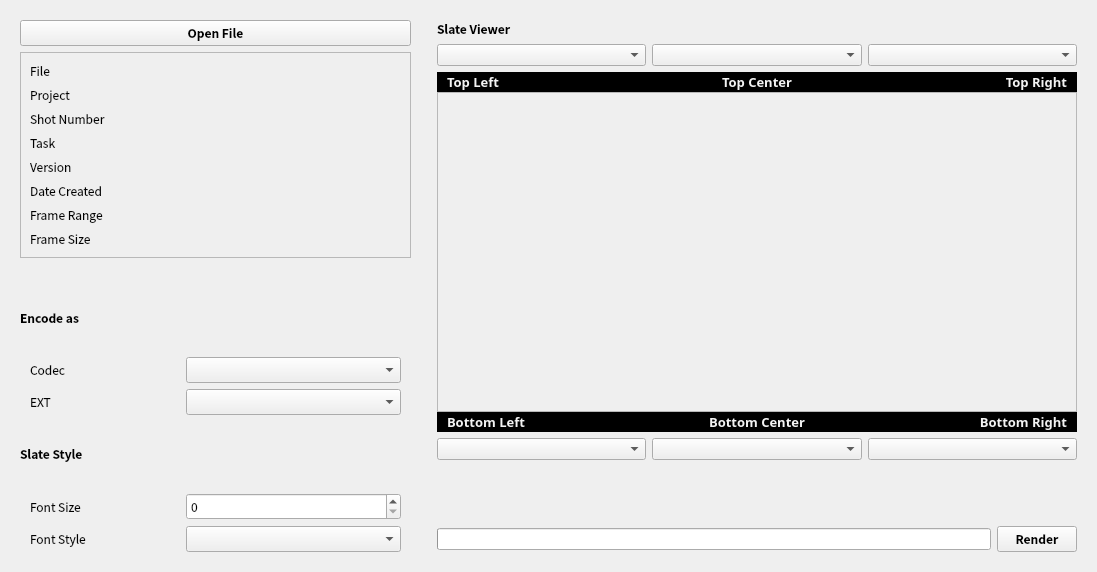
<?xml version="1.0" encoding="UTF-8"?>
<ui version="4.0">
 <class>Form</class>
 <widget class="QWidget" name="Form">
  <property name="geometry">
   <rect>
    <x>0</x>
    <y>0</y>
    <width>1097</width>
    <height>572</height>
   </rect>
  </property>
  <property name="windowTitle">
   <string>Form</string>
  </property>
  <layout class="QHBoxLayout" name="horizontalLayout">
   <property name="leftMargin">
    <number>20</number>
   </property>
   <property name="topMargin">
    <number>20</number>
   </property>
   <property name="rightMargin">
    <number>20</number>
   </property>
   <property name="bottomMargin">
    <number>20</number>
   </property>
   <item>
    <layout class="QVBoxLayout" name="verticalLayout">
     <item>
      <widget class="QPushButton" name="pushButton_open_file">
       <property name="font">
        <font>
         <family>Noto Sans CJK SC</family>
         <bold>true</bold>
        </font>
       </property>
       <property name="text">
        <string>Open File</string>
       </property>
      </widget>
     </item>
     <item>
      <widget class="QFrame" name="frame">
       <property name="frameShape">
        <enum>QFrame::StyledPanel</enum>
       </property>
       <property name="frameShadow">
        <enum>QFrame::Raised</enum>
       </property>
       <layout class="QVBoxLayout" name="verticalLayout_3">
        <item>
         <layout class="QGridLayout" name="gridLayout">
          <item row="6" column="0">
           <widget class="QLabel" name="label_24">
            <property name="sizePolicy">
             <sizepolicy hsizetype="Expanding" vsizetype="Preferred">
              <horstretch>0</horstretch>
              <verstretch>0</verstretch>
             </sizepolicy>
            </property>
            <property name="maximumSize">
             <size>
              <width>150</width>
              <height>16777215</height>
             </size>
            </property>
            <property name="font">
             <font>
              <family>Noto Sans CJK SC</family>
             </font>
            </property>
            <property name="text">
             <string>Frame Range</string>
            </property>
           </widget>
          </item>
          <item row="1" column="1">
           <widget class="QLabel" name="label_project">
            <property name="font">
             <font>
              <family>Noto Sans CJK SC</family>
             </font>
            </property>
            <property name="text">
             <string/>
            </property>
           </widget>
          </item>
          <item row="3" column="0">
           <widget class="QLabel" name="label_6">
            <property name="sizePolicy">
             <sizepolicy hsizetype="Expanding" vsizetype="Preferred">
              <horstretch>0</horstretch>
              <verstretch>0</verstretch>
             </sizepolicy>
            </property>
            <property name="maximumSize">
             <size>
              <width>150</width>
              <height>16777215</height>
             </size>
            </property>
            <property name="font">
             <font>
              <family>Noto Sans CJK SC</family>
             </font>
            </property>
            <property name="text">
             <string>Task</string>
            </property>
           </widget>
          </item>
          <item row="0" column="0">
           <widget class="QLabel" name="label_3">
            <property name="sizePolicy">
             <sizepolicy hsizetype="Expanding" vsizetype="Preferred">
              <horstretch>0</horstretch>
              <verstretch>0</verstretch>
             </sizepolicy>
            </property>
            <property name="maximumSize">
             <size>
              <width>150</width>
              <height>16777215</height>
             </size>
            </property>
            <property name="font">
             <font>
              <family>Noto Sans CJK SC</family>
             </font>
            </property>
            <property name="text">
             <string>File</string>
            </property>
           </widget>
          </item>
          <item row="4" column="0">
           <widget class="QLabel" name="label_20">
            <property name="sizePolicy">
             <sizepolicy hsizetype="Expanding" vsizetype="Preferred">
              <horstretch>0</horstretch>
              <verstretch>0</verstretch>
             </sizepolicy>
            </property>
            <property name="maximumSize">
             <size>
              <width>150</width>
              <height>16777215</height>
             </size>
            </property>
            <property name="font">
             <font>
              <family>Noto Sans CJK SC</family>
             </font>
            </property>
            <property name="text">
             <string>Version</string>
            </property>
           </widget>
          </item>
          <item row="4" column="1">
           <widget class="QLabel" name="label_ver">
            <property name="font">
             <font>
              <family>Noto Sans CJK SC</family>
             </font>
            </property>
            <property name="text">
             <string/>
            </property>
           </widget>
          </item>
          <item row="1" column="0">
           <widget class="QLabel" name="label_4">
            <property name="sizePolicy">
             <sizepolicy hsizetype="Expanding" vsizetype="Preferred">
              <horstretch>0</horstretch>
              <verstretch>0</verstretch>
             </sizepolicy>
            </property>
            <property name="maximumSize">
             <size>
              <width>150</width>
              <height>16777215</height>
             </size>
            </property>
            <property name="font">
             <font>
              <family>Noto Sans CJK SC</family>
             </font>
            </property>
            <property name="text">
             <string>Project</string>
            </property>
           </widget>
          </item>
          <item row="6" column="1">
           <widget class="QLabel" name="label_frame_range">
            <property name="font">
             <font>
              <family>Noto Sans CJK SC</family>
             </font>
            </property>
            <property name="text">
             <string/>
            </property>
           </widget>
          </item>
          <item row="0" column="1">
           <widget class="QLabel" name="label_file">
            <property name="font">
             <font>
              <family>Noto Sans CJK SC</family>
             </font>
            </property>
            <property name="text">
             <string/>
            </property>
           </widget>
          </item>
          <item row="3" column="1">
           <widget class="QLabel" name="label_task">
            <property name="font">
             <font>
              <family>Noto Sans CJK SC</family>
             </font>
            </property>
            <property name="text">
             <string/>
            </property>
           </widget>
          </item>
          <item row="2" column="1">
           <widget class="QLabel" name="label_shot_num">
            <property name="font">
             <font>
              <family>Noto Sans CJK SC</family>
             </font>
            </property>
            <property name="text">
             <string/>
            </property>
           </widget>
          </item>
          <item row="7" column="0">
           <widget class="QLabel" name="label_26">
            <property name="sizePolicy">
             <sizepolicy hsizetype="Expanding" vsizetype="Preferred">
              <horstretch>0</horstretch>
              <verstretch>0</verstretch>
             </sizepolicy>
            </property>
            <property name="maximumSize">
             <size>
              <width>150</width>
              <height>16777215</height>
             </size>
            </property>
            <property name="font">
             <font>
              <family>Noto Sans CJK SC</family>
             </font>
            </property>
            <property name="text">
             <string>Frame Size</string>
            </property>
           </widget>
          </item>
          <item row="7" column="1">
           <widget class="QLabel" name="label_frame_size">
            <property name="font">
             <font>
              <family>Noto Sans CJK SC</family>
             </font>
            </property>
            <property name="text">
             <string/>
            </property>
           </widget>
          </item>
          <item row="2" column="0">
           <widget class="QLabel" name="label_5">
            <property name="sizePolicy">
             <sizepolicy hsizetype="Expanding" vsizetype="Preferred">
              <horstretch>0</horstretch>
              <verstretch>0</verstretch>
             </sizepolicy>
            </property>
            <property name="maximumSize">
             <size>
              <width>150</width>
              <height>16777215</height>
             </size>
            </property>
            <property name="font">
             <font>
              <family>Noto Sans CJK SC</family>
             </font>
            </property>
            <property name="text">
             <string>Shot Number</string>
            </property>
           </widget>
          </item>
          <item row="5" column="0">
           <widget class="QLabel" name="label_22">
            <property name="sizePolicy">
             <sizepolicy hsizetype="Expanding" vsizetype="Preferred">
              <horstretch>0</horstretch>
              <verstretch>0</verstretch>
             </sizepolicy>
            </property>
            <property name="maximumSize">
             <size>
              <width>150</width>
              <height>16777215</height>
             </size>
            </property>
            <property name="font">
             <font>
              <family>Noto Sans CJK SC</family>
             </font>
            </property>
            <property name="text">
             <string>Date Created</string>
            </property>
           </widget>
          </item>
          <item row="5" column="1">
           <widget class="QLabel" name="label_date">
            <property name="font">
             <font>
              <family>Noto Sans CJK SC</family>
             </font>
            </property>
            <property name="text">
             <string/>
            </property>
           </widget>
          </item>
         </layout>
        </item>
       </layout>
      </widget>
     </item>
     <item>
      <spacer name="verticalSpacer_2">
       <property name="orientation">
        <enum>Qt::Vertical</enum>
       </property>
       <property name="sizeType">
        <enum>QSizePolicy::Fixed</enum>
       </property>
       <property name="sizeHint" stdset="0">
        <size>
         <width>10</width>
         <height>20</height>
        </size>
       </property>
      </spacer>
     </item>
     <item>
      <widget class="QLabel" name="label_13">
       <property name="font">
        <font>
         <family>Noto Sans CJK SC</family>
         <bold>true</bold>
        </font>
       </property>
       <property name="text">
        <string>Encode as</string>
       </property>
      </widget>
     </item>
     <item>
      <layout class="QHBoxLayout" name="horizontalLayout_2">
       <property name="leftMargin">
        <number>10</number>
       </property>
       <property name="rightMargin">
        <number>10</number>
       </property>
       <item>
        <widget class="QLabel" name="label">
         <property name="sizePolicy">
          <sizepolicy hsizetype="Expanding" vsizetype="Preferred">
           <horstretch>0</horstretch>
           <verstretch>0</verstretch>
          </sizepolicy>
         </property>
         <property name="maximumSize">
          <size>
           <width>150</width>
           <height>16777215</height>
          </size>
         </property>
         <property name="font">
          <font>
           <family>Noto Sans CJK SC</family>
          </font>
         </property>
         <property name="text">
          <string>Codec</string>
         </property>
        </widget>
       </item>
       <item>
        <widget class="QComboBox" name="comboBox_codec">
         <property name="font">
          <font>
           <family>Noto Sans CJK SC</family>
          </font>
         </property>
        </widget>
       </item>
      </layout>
     </item>
     <item>
      <layout class="QHBoxLayout" name="horizontalLayout_4">
       <property name="leftMargin">
        <number>10</number>
       </property>
       <property name="rightMargin">
        <number>10</number>
       </property>
       <item>
        <widget class="QLabel" name="label_2">
         <property name="sizePolicy">
          <sizepolicy hsizetype="Expanding" vsizetype="Preferred">
           <horstretch>0</horstretch>
           <verstretch>0</verstretch>
          </sizepolicy>
         </property>
         <property name="maximumSize">
          <size>
           <width>150</width>
           <height>16777215</height>
          </size>
         </property>
         <property name="font">
          <font>
           <family>Noto Sans CJK SC</family>
          </font>
         </property>
         <property name="text">
          <string>EXT</string>
         </property>
        </widget>
       </item>
       <item>
        <widget class="QComboBox" name="comboBox_ext">
         <property name="font">
          <font>
           <family>Noto Sans CJK SC</family>
          </font>
         </property>
        </widget>
       </item>
      </layout>
     </item>
     <item>
      <widget class="QLabel" name="label_28">
       <property name="font">
        <font>
         <family>Noto Sans CJK SC</family>
         <bold>true</bold>
        </font>
       </property>
       <property name="text">
        <string>Slate Style</string>
       </property>
      </widget>
     </item>
     <item>
      <layout class="QHBoxLayout" name="horizontalLayout_6">
       <property name="leftMargin">
        <number>10</number>
       </property>
       <property name="rightMargin">
        <number>10</number>
       </property>
       <item>
        <widget class="QLabel" name="label_11">
         <property name="sizePolicy">
          <sizepolicy hsizetype="Expanding" vsizetype="Preferred">
           <horstretch>0</horstretch>
           <verstretch>0</verstretch>
          </sizepolicy>
         </property>
         <property name="maximumSize">
          <size>
           <width>150</width>
           <height>16777215</height>
          </size>
         </property>
         <property name="font">
          <font>
           <family>Noto Sans CJK SC</family>
          </font>
         </property>
         <property name="text">
          <string>Font Size</string>
         </property>
        </widget>
       </item>
       <item>
        <widget class="QSpinBox" name="spinBox_font_size">
         <property name="font">
          <font>
           <family>Noto Sans CJK SC</family>
          </font>
         </property>
        </widget>
       </item>
      </layout>
     </item>
     <item>
      <layout class="QHBoxLayout" name="horizontalLayout_8">
       <property name="leftMargin">
        <number>10</number>
       </property>
       <property name="rightMargin">
        <number>10</number>
       </property>
       <item>
        <widget class="QLabel" name="label_12">
         <property name="sizePolicy">
          <sizepolicy hsizetype="Expanding" vsizetype="Preferred">
           <horstretch>0</horstretch>
           <verstretch>0</verstretch>
          </sizepolicy>
         </property>
         <property name="maximumSize">
          <size>
           <width>150</width>
           <height>16777215</height>
          </size>
         </property>
         <property name="font">
          <font>
           <family>Noto Sans CJK SC</family>
          </font>
         </property>
         <property name="text">
          <string>Font Style</string>
         </property>
        </widget>
       </item>
       <item>
        <widget class="QComboBox" name="comboBox_font_style">
         <property name="font">
          <font>
           <family>Noto Sans CJK SC</family>
          </font>
         </property>
        </widget>
       </item>
      </layout>
     </item>
    </layout>
   </item>
   <item>
    <spacer name="horizontalSpacer">
     <property name="orientation">
      <enum>Qt::Horizontal</enum>
     </property>
     <property name="sizeType">
      <enum>QSizePolicy::Fixed</enum>
     </property>
     <property name="sizeHint" stdset="0">
      <size>
       <width>20</width>
       <height>20</height>
      </size>
     </property>
    </spacer>
   </item>
   <item>
    <layout class="QVBoxLayout" name="verticalLayout_2">
     <property name="bottomMargin">
      <number>0</number>
     </property>
     <item>
      <widget class="QLabel" name="label_29">
       <property name="sizePolicy">
        <sizepolicy hsizetype="Preferred" vsizetype="Preferred">
         <horstretch>0</horstretch>
         <verstretch>0</verstretch>
        </sizepolicy>
       </property>
       <property name="maximumSize">
        <size>
         <width>16777215</width>
         <height>16777215</height>
        </size>
       </property>
       <property name="font">
        <font>
         <family>Noto Sans CJK SC</family>
         <bold>true</bold>
        </font>
       </property>
       <property name="text">
        <string>Slate Viewer</string>
       </property>
      </widget>
     </item>
     <item>
      <layout class="QHBoxLayout" name="horizontalLayout_10">
       <item>
        <widget class="QComboBox" name="comboBox_top_left"/>
       </item>
       <item>
        <widget class="QComboBox" name="comboBox_top_center"/>
       </item>
       <item>
        <widget class="QComboBox" name="comboBox_top_right"/>
       </item>
      </layout>
     </item>
     <item>
      <widget class="QWidget" name="widget_thumbnail" native="true">
       <property name="sizePolicy">
        <sizepolicy hsizetype="Minimum" vsizetype="Minimum">
         <horstretch>0</horstretch>
         <verstretch>0</verstretch>
        </sizepolicy>
       </property>
       <property name="minimumSize">
        <size>
         <width>640</width>
         <height>360</height>
        </size>
       </property>
       <property name="maximumSize">
        <size>
         <width>640</width>
         <height>360</height>
        </size>
       </property>
       <layout class="QVBoxLayout" name="verticalLayout_5">
        <property name="spacing">
         <number>0</number>
        </property>
        <property name="leftMargin">
         <number>0</number>
        </property>
        <property name="topMargin">
         <number>0</number>
        </property>
        <property name="rightMargin">
         <number>0</number>
        </property>
        <property name="bottomMargin">
         <number>0</number>
        </property>
        <item>
         <widget class="QFrame" name="frame_3">
          <property name="sizePolicy">
           <sizepolicy hsizetype="Expanding" vsizetype="Minimum">
            <horstretch>0</horstretch>
            <verstretch>0</verstretch>
           </sizepolicy>
          </property>
          <property name="minimumSize">
           <size>
            <width>0</width>
            <height>20</height>
           </size>
          </property>
          <property name="maximumSize">
           <size>
            <width>16777215</width>
            <height>20</height>
           </size>
          </property>
          <property name="styleSheet">
           <string notr="true">background-color: rgb(0, 0, 0);</string>
          </property>
          <property name="frameShape">
           <enum>QFrame::StyledPanel</enum>
          </property>
          <property name="frameShadow">
           <enum>QFrame::Raised</enum>
          </property>
          <layout class="QHBoxLayout" name="horizontalLayout_3">
           <property name="topMargin">
            <number>0</number>
           </property>
           <property name="bottomMargin">
            <number>0</number>
           </property>
           <item>
            <widget class="QLabel" name="label_top_left">
             <property name="font">
              <font>
               <family>Courier Prime</family>
               <pointsize>10</pointsize>
               <bold>true</bold>
              </font>
             </property>
             <property name="styleSheet">
              <string notr="true">color: rgb(243, 243, 243);</string>
             </property>
             <property name="text">
              <string>Top Left</string>
             </property>
            </widget>
           </item>
           <item>
            <widget class="QLabel" name="label_top_center">
             <property name="font">
              <font>
               <family>Courier Prime</family>
               <pointsize>10</pointsize>
               <italic>false</italic>
               <bold>true</bold>
              </font>
             </property>
             <property name="styleSheet">
              <string notr="true">color: rgb(243, 243, 243);</string>
             </property>
             <property name="text">
              <string>Top Center</string>
             </property>
             <property name="alignment">
              <set>Qt::AlignCenter</set>
             </property>
            </widget>
           </item>
           <item>
            <widget class="QLabel" name="label_top_right">
             <property name="font">
              <font>
               <family>Courier Prime</family>
               <pointsize>10</pointsize>
               <bold>true</bold>
              </font>
             </property>
             <property name="styleSheet">
              <string notr="true">color: rgb(243, 243, 243);</string>
             </property>
             <property name="text">
              <string>Top Right</string>
             </property>
             <property name="alignment">
              <set>Qt::AlignRight|Qt::AlignTrailing|Qt::AlignVCenter</set>
             </property>
            </widget>
           </item>
          </layout>
         </widget>
        </item>
        <item>
         <widget class="QFrame" name="frame_2">
          <property name="frameShape">
           <enum>QFrame::StyledPanel</enum>
          </property>
          <property name="frameShadow">
           <enum>QFrame::Raised</enum>
          </property>
          <layout class="QHBoxLayout" name="horizontalLayout_7">
           <property name="spacing">
            <number>0</number>
           </property>
           <property name="leftMargin">
            <number>0</number>
           </property>
           <property name="topMargin">
            <number>0</number>
           </property>
           <property name="rightMargin">
            <number>0</number>
           </property>
           <property name="bottomMargin">
            <number>0</number>
           </property>
           <item>
            <widget class="QLabel" name="label_th">
             <property name="font">
              <font>
               <italic>false</italic>
               <bold>false</bold>
              </font>
             </property>
             <property name="text">
              <string/>
             </property>
            </widget>
           </item>
          </layout>
         </widget>
        </item>
        <item>
         <widget class="QFrame" name="frame_4">
          <property name="sizePolicy">
           <sizepolicy hsizetype="Expanding" vsizetype="Minimum">
            <horstretch>0</horstretch>
            <verstretch>0</verstretch>
           </sizepolicy>
          </property>
          <property name="minimumSize">
           <size>
            <width>0</width>
            <height>20</height>
           </size>
          </property>
          <property name="maximumSize">
           <size>
            <width>16777215</width>
            <height>20</height>
           </size>
          </property>
          <property name="styleSheet">
           <string notr="true">background-color: rgb(0, 0, 0);</string>
          </property>
          <property name="frameShape">
           <enum>QFrame::StyledPanel</enum>
          </property>
          <property name="frameShadow">
           <enum>QFrame::Raised</enum>
          </property>
          <layout class="QHBoxLayout" name="horizontalLayout_5">
           <property name="topMargin">
            <number>0</number>
           </property>
           <property name="bottomMargin">
            <number>0</number>
           </property>
           <item>
            <widget class="QLabel" name="label_bot_left">
             <property name="font">
              <font>
               <family>Courier Prime</family>
               <pointsize>10</pointsize>
               <bold>true</bold>
              </font>
             </property>
             <property name="styleSheet">
              <string notr="true">color: rgb(243, 243, 243);</string>
             </property>
             <property name="text">
              <string>Bottom Left</string>
             </property>
            </widget>
           </item>
           <item>
            <widget class="QLabel" name="label_bot_center">
             <property name="font">
              <font>
               <family>Courier Prime</family>
               <pointsize>10</pointsize>
               <bold>true</bold>
              </font>
             </property>
             <property name="styleSheet">
              <string notr="true">color: rgb(243, 243, 243);</string>
             </property>
             <property name="text">
              <string>Bottom Center</string>
             </property>
             <property name="alignment">
              <set>Qt::AlignCenter</set>
             </property>
            </widget>
           </item>
           <item>
            <widget class="QLabel" name="label_bot_right">
             <property name="font">
              <font>
               <family>Courier Prime</family>
               <pointsize>10</pointsize>
               <bold>true</bold>
              </font>
             </property>
             <property name="styleSheet">
              <string notr="true">color: rgb(243, 243, 243);</string>
             </property>
             <property name="text">
              <string>Bottom Right</string>
             </property>
             <property name="alignment">
              <set>Qt::AlignRight|Qt::AlignTrailing|Qt::AlignVCenter</set>
             </property>
            </widget>
           </item>
          </layout>
         </widget>
        </item>
       </layout>
      </widget>
     </item>
     <item>
      <layout class="QHBoxLayout" name="horizontalLayout_11">
       <item>
        <widget class="QComboBox" name="comboBox_bot_left"/>
       </item>
       <item>
        <widget class="QComboBox" name="comboBox_bot_center"/>
       </item>
       <item>
        <widget class="QComboBox" name="comboBox_bot_right"/>
       </item>
      </layout>
     </item>
     <item>
      <spacer name="verticalSpacer">
       <property name="orientation">
        <enum>Qt::Vertical</enum>
       </property>
       <property name="sizeHint" stdset="0">
        <size>
         <width>20</width>
         <height>40</height>
        </size>
       </property>
      </spacer>
     </item>
     <item>
      <layout class="QHBoxLayout" name="horizontalLayout_9">
       <property name="bottomMargin">
        <number>0</number>
       </property>
       <item>
        <widget class="QProgressBar" name="progressBar">
         <property name="sizePolicy">
          <sizepolicy hsizetype="Expanding" vsizetype="Fixed">
           <horstretch>0</horstretch>
           <verstretch>0</verstretch>
          </sizepolicy>
         </property>
         <property name="maximumSize">
          <size>
           <width>16777215</width>
           <height>16777215</height>
          </size>
         </property>
         <property name="value">
          <number>0</number>
         </property>
         <property name="format">
          <string/>
         </property>
        </widget>
       </item>
       <item>
        <widget class="QPushButton" name="pushButton_render">
         <property name="font">
          <font>
           <family>Noto Sans CJK SC</family>
           <bold>true</bold>
          </font>
         </property>
         <property name="text">
          <string>Render</string>
         </property>
        </widget>
       </item>
      </layout>
     </item>
    </layout>
   </item>
  </layout>
 </widget>
 <resources/>
 <connections/>
</ui>
